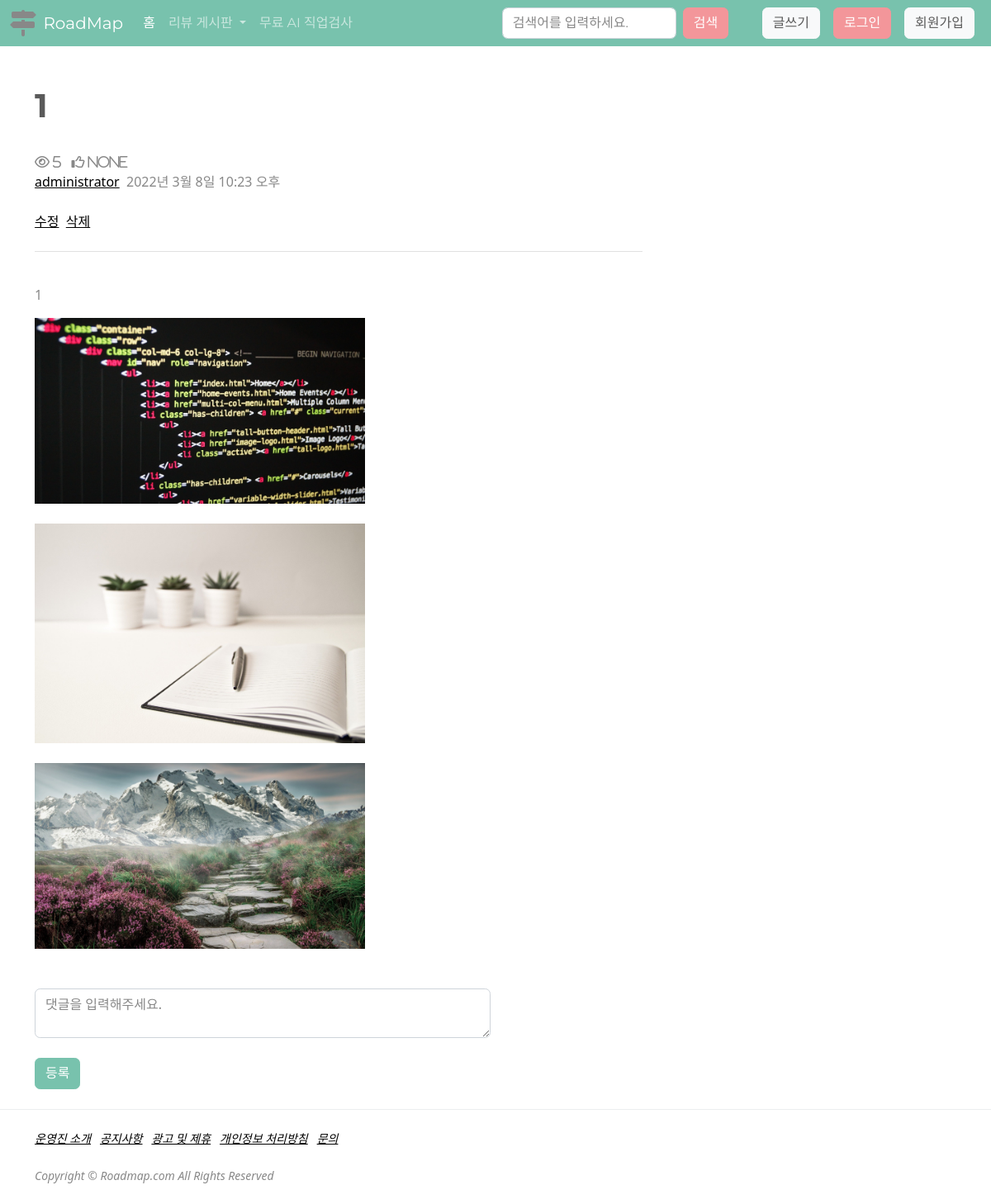
Page /board/51/ on the committed database.
### board/models.py (models this page shows, shortened)
class Post(models.Model):
    title = models.CharField(max_length=200, verbose_name="제목")
    contents = models.TextField(verbose_name="내용")
    writer = models.ForeignKey(
        'user.BoardMember', on_delete=models.CASCADE, null=True, verbose_name="작성자")
    created_at = models.DateTimeField(
        auto_now_add=True, null=True, verbose_name="작성일")
    updated_at = models.DateTimeField(
        auto_now=True, null=True, verbose_name="최종수정일")
    view_count = models.PositiveIntegerField(default=0, verbose_name="조회수")
    like_count = models.IntegerField(null=True, verbose_name="좋아요수")
    name_choices = (('직업리뷰', '직업리뷰'), ('학과리뷰', '학과리뷰'))
    name = models.CharField(
        max_length=200, null=True, choices=name_choices, verbose_name="게시판명")
    class Meta:
        db_table = 'boards'
        verbose_name = '게시판'
        verbose_name_plural = '게시판'

class Photo(models.Model):
    post = models.ForeignKey(Post, null=True, on_delete=models.CASCADE)
    img = models.ImageField(
        upload_to='images/',
        null=True,
        blank=True
    )

### user/models.py (models this page shows)
class BoardMember(models.Model):
    username = models.CharField(max_length=100, verbose_name='유저ID')
    email = models.EmailField(max_length=100, verbose_name='유저메일')
    password = models.CharField(max_length=100, verbose_name='유저PW')
    created_at = models.DateTimeField(auto_now_add=True, verbose_name='가입날짜')
    updated_at = models.DateTimeField(auto_now=True, verbose_name='마지막수정일')
    def __str__(self):
        return self.username
    class Meta:
        db_table = 'boardmembers'
        verbose_name = '게시판멤버'
        verbose_name_plural = '게시판멤버'

### board/views.py (the view)
# urls.py: path('<int:pk>/', views.board_detail, name='board_detail'),
def board_detail(request, pk):
    try:
        photo = Photo()
        print(photo.img)
        context = dict()
        post = Post.objects.get(pk=pk)
        comment_form = CommentForm()
        context['post'] = post
        context['comment_form'] = comment_form
        response = render(request, 'board_detail.html', context)
        expire_date, now = datetime.now(), datetime.now()
        expire_date += timedelta(days=1)
        expire_date = expire_date.replace(
            hour=0, minute=0, second=0, microsecond=0)
        expire_date -= now
        max_age = expire_date.total_seconds()
        cookie_value = request.COOKIES.get('view_count', '_')
        if f'_{pk}_' not in cookie_value:
            cookie_value += f'{pk}_'
            response.set_cookie('view_count', value=cookie_value,
                                max_age=max_age, httponly=True)
            post.view_count += 1
            post.save()
        return response
    except Post.DoesNotExist:
        return render(request, 'board_erased.html')

### board/forms.py
class CommentForm(forms.ModelForm):
    class Meta:
        model = Comment
        fields = ['comment_contents', ]

### board/templates/board_detail.html (shortened to what this page needs)
{% extends "base.html" %}
{% block body %}
{% load static %}
            <div class="container">
                <div class="row">
                    <div class="col-md-8">
                        <div class="post-heading">
                            <h1>{{post.title}}</h1><br>
                            <div>
                                <i class="far fa-eye"> {{post.view_count}}</i>
                                <i class="far fa-thumbs-up"> {{post.like_count}}</i>
                            </div>
                            <a href="#!">{{post.writer}}</a>
                            &nbsp;{{post.created_at}}
                            </a><br><br>
                            <div class="post-edit">
                                <a href="{% url 'board_update' post.pk %}">수정</a>&nbsp;
                                <a href="{% url 'board_delete' post.pk %}" onclick="return confirm('정말 삭제하시겠습니까?');">삭제</a>
                            </div>
                            <hr class="my-4" />
                        </div>
                    </div>
                </div>
            </div>
        <article class="mb-4">
            <div class="container">
                <div class="row">
                    <div class="col-md-8">
                        <p>{{post.contents|linebreaks}}</p>
                        {% for photo in post.photo_set.all %}
                        <img class="img-fluid" src="{{photo.img.url}}" width="400" alt="{{ photo.img }}"></a><br><br>
                        {% endfor %}
                    </div>
                </div>
            </div>
        </article>
        <div class="container">
            <div class="row">
                <div class="col-md-8">
                    <form method="POST" action="{% url 'comment_write' post.id %}">
                        <textarea class="form-control" style="height : 60px" placeholder="댓글을 입력해주세요." name="comment_contents"></textarea><br>
                        <button type="submit" class="btn btn-primary">등록</button>
                    </form>
                </div>
            </div>
        </div>
{% endblock body %}

### rows in the picture
Post: title "1", view_count "5", like_count "None", writer "administrator", created_at "2022년 3월 8일 10:23 오후", contents "1"
Photo: img (picture)
Photo: img (picture)
Photo: img (picture)
